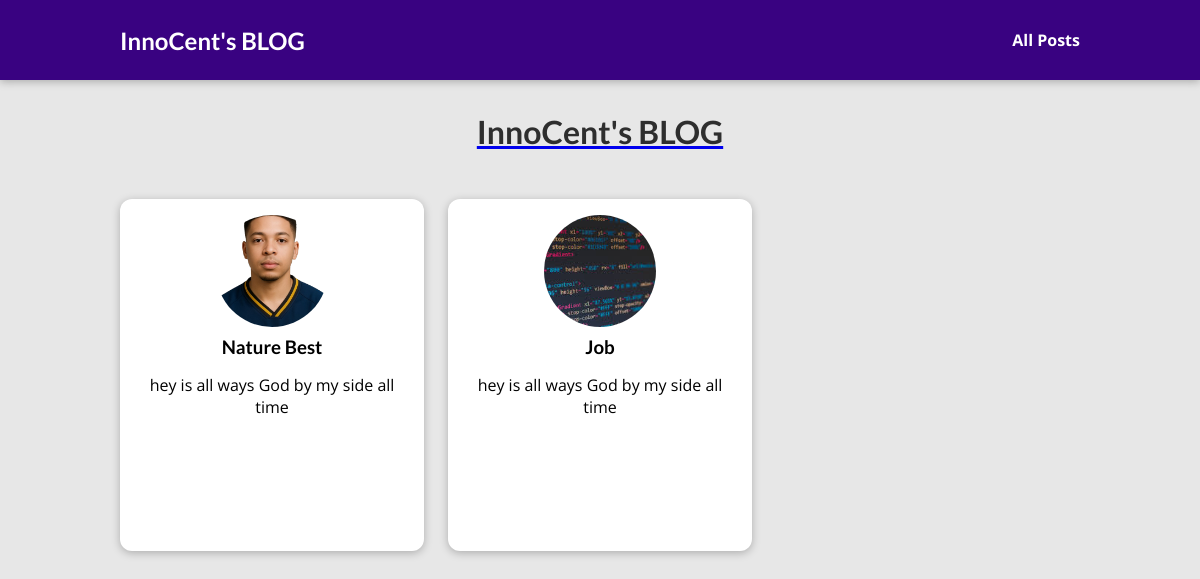
Page /posts on the earlier database version.
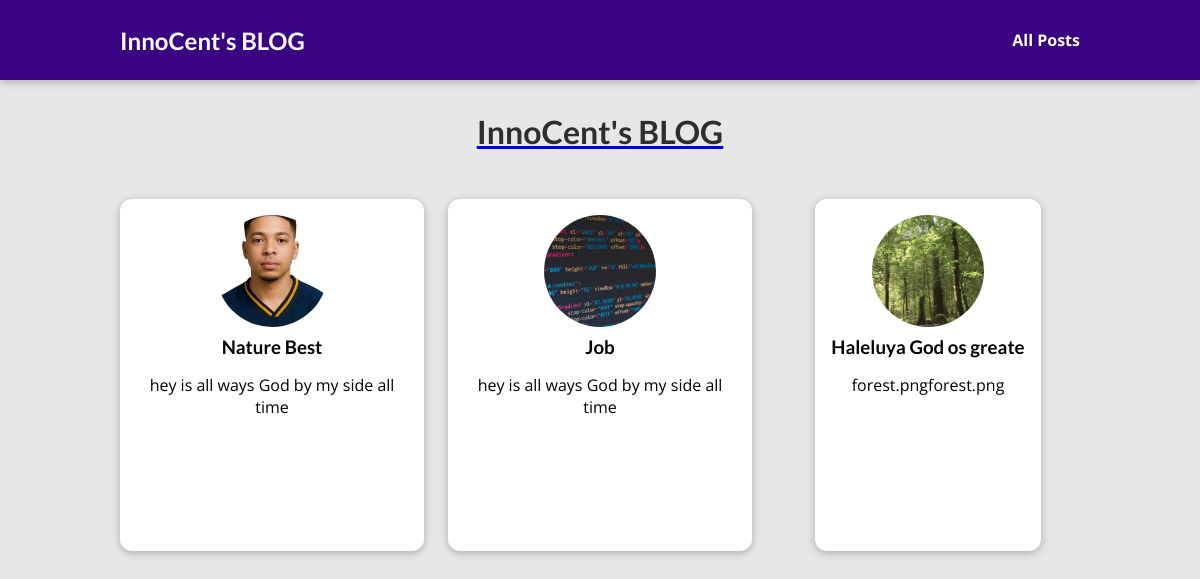
Same page on the later database version.
### blog/models.py (models this page shows, shortened)
class Post(models.Model):
    title = models.CharField(max_length=150)
    excerpt = models.CharField(max_length=200)
    slug = models.SlugField(unique=True, db_index=True)
    image_name = models.CharField(max_length=50)
    content = models.TextField(validators=[MinLengthValidator(10)])
    author = models.ForeignKey(
        Author, on_delete=models.SET_NULL, related_name='posts', null=True)
    tags = models.ManyToManyField(Tag)
    date = models.DateField(auto_now=True)

### blog/views.py (the view)
# urls.py: path("posts", views.posts, name='posts-page'),
def posts(request):
    all_posts = Post.objects.all().order_by("-date")
    return render(request, "blog/all-posts.html", {
        "all_posts": all_posts,
    })

### blog/templates/blog/all-posts.html (shortened to what this page needs)
{% extends "base.html" %}
{% load static %}
{% block css_files %}
    <link rel="stylesheet" href="{% static 'blog/post.css' %}">
    <link rel="stylesheet" href="{% static 'blog/all-posts.css' %}">
    <link rel="stylesheet" href="{% static 'blog/post_details.css' %}">
{% endblock  %}
{% block content %}
    <section id="all-posts">
         <a href="{% url 'starting-page' %}">
                <h2>InnoCent's BLOG</h2>
            </a>
        <ul>
            {% for post in all_posts %}
                {% include "blog/includes/post.html" %}
            {% endfor %}
        </ul>
    </section>
{% endblock%}

### blog/templates/blog/includes/post.html
{% load static %}
<li>
    <article class="post">
        <a href="{% url 'post-detail-page' post.slug %}">
            <img src="{% static 'blog/images/'|add:post.image_name %}" alt="{{ post.title }}">
            <div class="post_content">
                <h3>{{post.title}}</h3>
                <p>
                   {{post.excerpt}}
                </p>
            </div>
        </a>
    </article>
</li>

Differences in the rows shown:
added Post: image_name (picture), title "Haleluya God os greate", excerpt "forest.pngforest.png"
